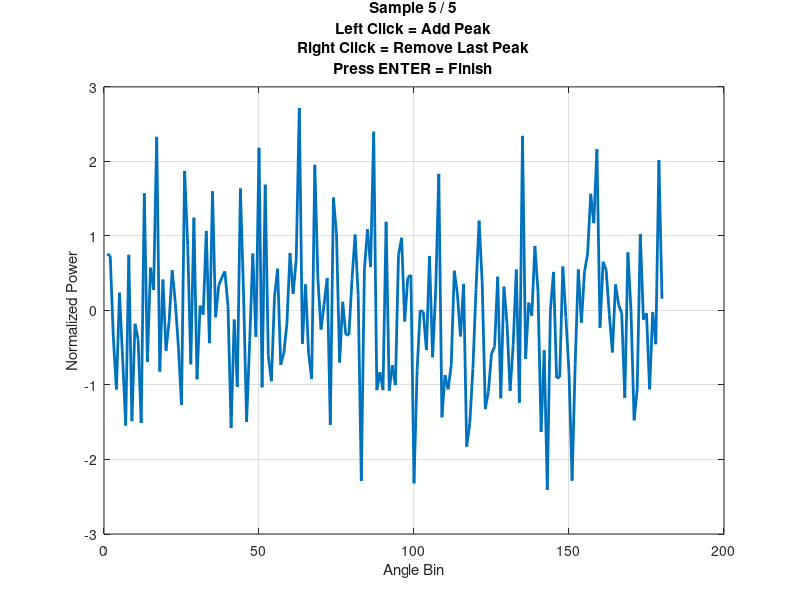

Reproduce this figure in MATLAB. (Note: this script raises an error after producing the figure.)
clc;
clear;
close all;

%% ==========================================
% LOAD DATA
%% ==========================================

% load('mvdr_data.mat');   % mvdr_data [N x 180]

mvdr_data = randn(5,180);

[N, num_angles] = size(mvdr_data);

%% ==========================================
% OUTPUT LABELS
%% ==========================================

labels = zeros(N, num_angles);

%% ==========================================
% PARAMETERS
%% ==========================================

gaussian_sigma = 2;

%% ==========================================
% MAIN LOOP
%% ==========================================

for i = 1:N

    clf;

    x = mvdr_data(i, :);



    plot(1:num_angles, x, 'LineWidth', 2);

    grid on;
    hold on;

    xlabel('Angle Bin');
    ylabel('Normalized Power');

    title({
        sprintf('Sample %d / %d', i, N)
        'Left Click = Add Peak'
        'Right Click = Remove Last Peak'
        'Press ENTER = Finish'
    });

    % --------------------------------------
    % Interactive Selection
    % --------------------------------------

    peaks = [];

    while true

        [x_click, ~, button] = ginput(1);

        % ----------------------------------
        % ENTER pressed
        % ----------------------------------
        if isempty(button)
            break;
        end

        % ----------------------------------
        % LEFT CLICK -> ADD PEAK
        % ----------------------------------
        if button == 1

            p = round(x_click);

            if p >= 1 && p <= num_angles

                peaks(end+1) = p;

                % Immediate visual feedback
                plot(p, x(p), ...
                    'ro', ...
                    'MarkerSize', 12, ...
                    'LineWidth', 2);

                drawnow;
            end
        end

        % ----------------------------------
        % RIGHT CLICK -> REMOVE LAST PEAK
        % ----------------------------------
        if button == 3

            if ~isempty(peaks)

                peaks(end) = [];

                % Redraw everything
                clf;

                plot(1:num_angles, x, ...
                    'LineWidth', 2);

                grid on;
                hold on;

                xlabel('Angle Bin');
                ylabel('Normalized Power');

                title({
                    sprintf('Sample %d / %d', i, N)
                    'Left Click = Add Peak'
                    'Right Click = Remove Last Peak'
                    'Press ENTER = Finish'
                });

                % Replot remaining peaks
                for k = 1:length(peaks)

                    plot(peaks(k), x(peaks(k)), ...
                        'ro', ...
                        'MarkerSize', 12, ...
                        'LineWidth', 2);
                end

                drawnow;
            end
        end

    end

    % --------------------------------------
    % CREATE SOFT LABELS
    % --------------------------------------

    label = zeros(1, num_angles);

    angles = 1:num_angles;

    for k = 1:length(peaks)

        p = peaks(k);

        gaussian_label = exp( ...
            -0.5 * ((angles - p)/gaussian_sigma).^2);

        label = label + gaussian_label;
    end

    % Normalize

    if max(label) > 0
        label = label ./ max(label);
    end

    labels(i, :) = label;

    % --------------------------------------
    % Save Every 100 Samples
    % --------------------------------------

    if mod(i,100) == 0

        save('manual_labels.mat', ...
            'labels', ...
            '-v7.3');

        fprintf('Saved at sample %d\n', i);
    end

end

% ==========================================
% FINAL SAVE
% ==========================================

save('manual_labels.mat', ...
    'labels', ...
    '-v7.3');

fprintf('\nAnnotation Completed.\n');
